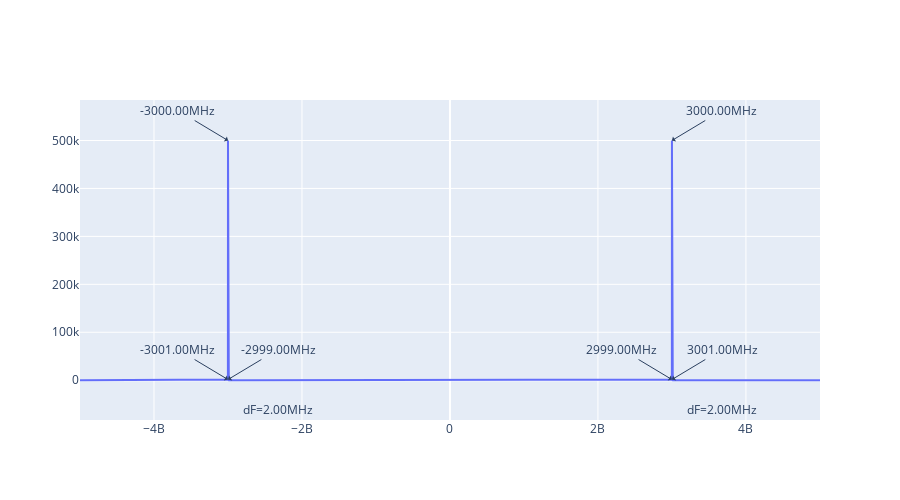

Notebook code cell kept with this figure:
### Markdown cell above
For our analysis we will use the FFT and we need to remember that this method has constraints and artifacts due to its discrete nature.

Ok, let's start with simple CW of 3GHz, the time units that we will have in discrete world set equal to 1ps.

### Code cell
import plot_data as pd
import numpy as np
from plotly.subplots import make_subplots
import plotly.graph_objects as go

# Initial parameters
f0 = 3 * (10**9)                # central freq of CW  3GHz
delta_f = 0                     # max - min freq diff 0MHz
tu = 1*10**(-12)                # time units (time resolution) 1ps
fs = 1/tu                       # sampling freq of simulation

L_sec = 1000 * (10**(-9))       # length of impulse   100ns
s_sec = 0 * (10**(-9))          # start of impulse    0ns
sim_dur = 1000 * (10**(-9))     # simulation duration 100ns
N = sim_dur / tu                # amount of samples
f_res = fs / N                  # FFT bin size

L = int(L_sec/tu)               # length of impulse in time units
s = int(s_sec/tu)               # start of impulse in time units
e = s + L                       # end of simulation

t = np.arange(0, sim_dur, tu)

print(f"FFT Bin Size={f_res/1000000:.2f}Mhz")

# create the CW impulse
rf = np.zeros(t.shape)
rf[s:e] = np.sin(2*np.pi*f0*t[s:e])

data = pd.PlotData(rf, fs)
data.trim_freq(-5 * 10**9, 5 * 10**9)
fig = make_subplots(rows=1, cols=1)
fig.add_trace(go.Scatter(x=data.freq_domain_x, y=data.freq_domain, name='RF CW spectrum'),
              row=1, col=1)
pd.mark_peaks(fig, data, row=1, col=1)
pd.mark_bands(fig, data, row=1, col=1)

fig.update_layout(hovermode='x unified', height=500)
fig.show()

### Figure 1 — Plotly figure (JSON) as saved in the notebook; plotly's stock layout.template omitted (floating-point values rounded to 4 significant figures; data arrays with more than 128 entries replaced by an {"elided": "..."} marker saying what was removed)
{"data": [{"name": "RF CW spectrum", "type": "scatter", "x": {"elided": "10002 float values"}, "xaxis": "x", "y": {"elided": "10002 float values"}, "yaxis": "y"}], "layout": {"annotations": [{"arrowhead": 1, "ax": -50, "text": "-3000.00MHz", "x": -3000000000.0, "y": 500000.0}, {"arrowhead": 1, "ax": 50, "text": "3000.00MHz", "x": 3000000000.0, "y": 500000.0}, {"arrowhead": 1, "ax": -50, "text": "-3001.00MHz", "x": -3001000000.0, "y": 1505.0}, {"arrowhead": 1, "ax": 50, "text": "-2999.00MHz", "x": -2999000000.0, "y": 1495.0}, {"arrowhead": 1, "showarrow": false, "text": "dF=2.00MHz", "x": -2999000000.0, "xref": "x", "xshift": 50, "y": 1495.0, "yref": "y", "yshift": -30}, {"arrowhead": 1, "ax": -50, "text": "2999.00MHz", "x": 2999000000.0, "y": 1495.0}, {"arrowhead": 1, "ax": 50, "text": "3001.00MHz", "x": 3001000000.0, "y": 1505.0}, {"arrowhead": 1, "showarrow": false, "text": "dF=2.00MHz", "x": 3001000000.0, "xref": "x", "xshift": 50, "y": 1505.0, "yref": "y", "yshift": -30}], "height": 500, "hovermode": "x unified", "xaxis": {"anchor": "y", "domain": [0, 1]}, "yaxis": {"anchor": "x", "domain": [0, 1]}}}
